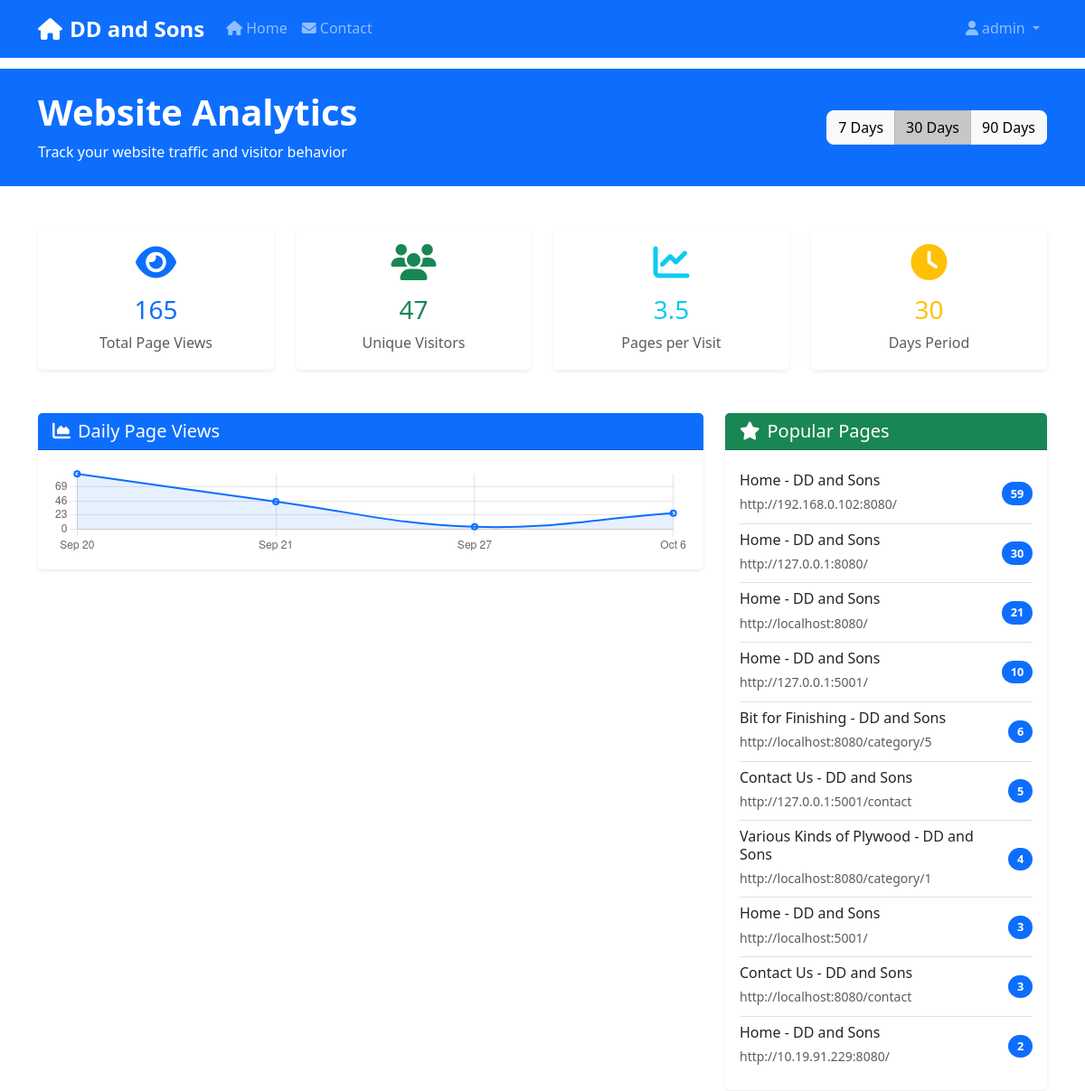
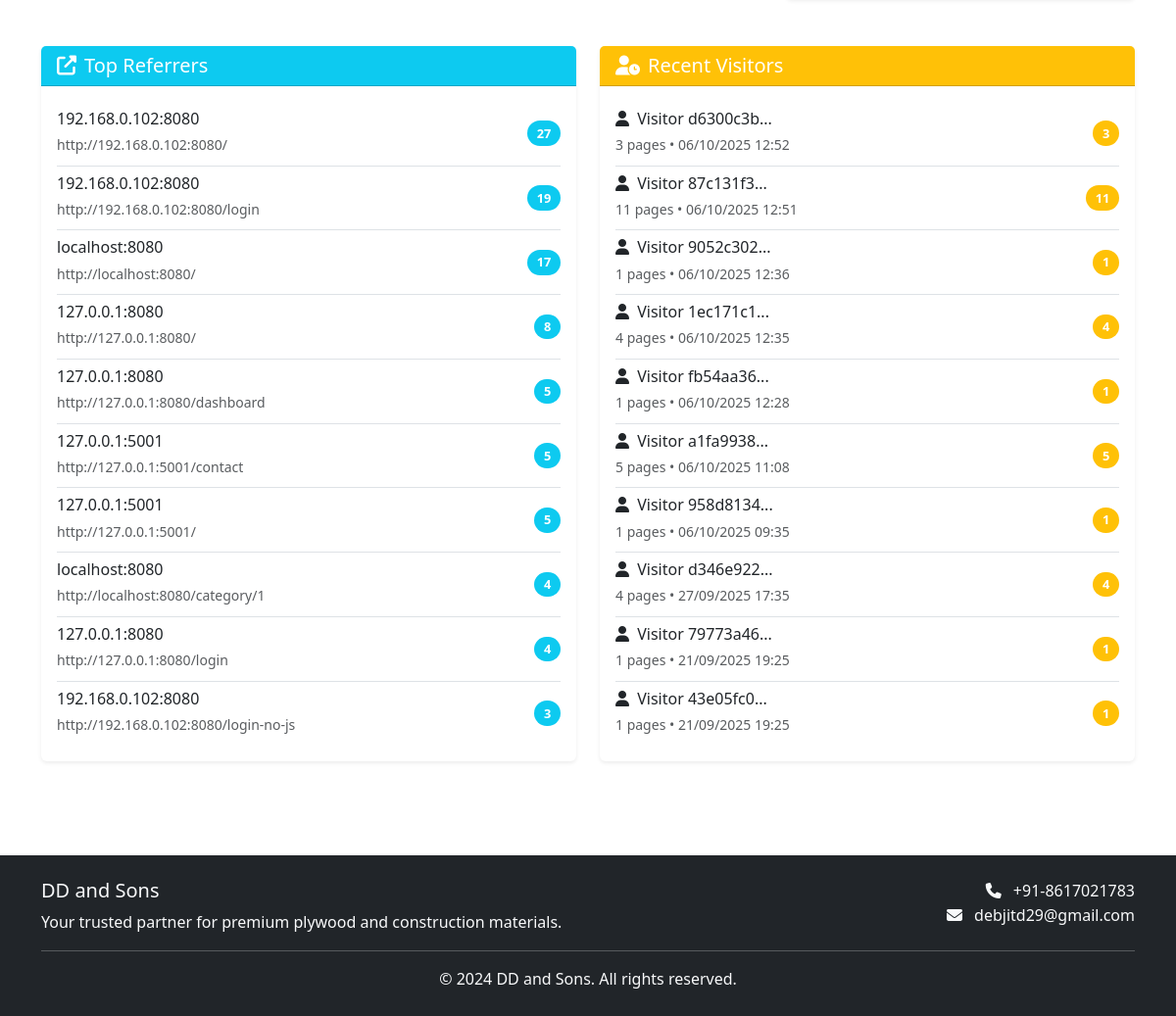
/admin/analytics (signed in), run on the app's committed database (2 pictures, top to bottom).
### app.py (models this page shows)
class PageView(db.Model):
    id = db.Column(db.Integer, primary_key=True)
    page_url = db.Column(db.String(500), nullable=False)
    page_title = db.Column(db.String(200))
    user_agent = db.Column(db.Text)
    ip_address = db.Column(db.String(45))
    referrer = db.Column(db.String(500))
    session_id = db.Column(db.String(100))
    created_at = db.Column(db.DateTime, default=datetime.utcnow)

class VisitorSession(db.Model):
    id = db.Column(db.Integer, primary_key=True)
    session_id = db.Column(db.String(100), unique=True, nullable=False)
    ip_address = db.Column(db.String(45))
    user_agent = db.Column(db.Text)
    first_visit = db.Column(db.DateTime, default=datetime.utcnow)
    last_visit = db.Column(db.DateTime, default=datetime.utcnow)
    page_views = db.Column(db.Integer, default=1)
    is_bot = db.Column(db.Boolean, default=False)
    country = db.Column(db.String(100))
    city = db.Column(db.String(100))

### app.py (the view)
@app.route('/admin/analytics')
@login_required
def analytics():
    days = request.args.get('days', 30, type=int)
    analytics_data = get_analytics_data(days)
    recent_visitors = VisitorSession.query.filter(
        VisitorSession.is_bot == False
    ).order_by(VisitorSession.last_visit.desc()).limit(20).all()
    return render_template('admin/analytics.html',
                         analytics=analytics_data,
                         recent_visitors=recent_visitors,
                         days=days)

### app.py (called while the page is built)
@app.before_request
def log_request_info():
    client_ip = get_client_ip()
    logger.info(f"Request: {request.method} {request.url} from IP: {client_ip}")

@app.after_request
def log_response_info(response):
    client_ip = get_client_ip()
    logger.info(f"Response: {response.status_code} for {request.method} {request.url} from IP: {client_ip}")
    return response

def get_client_ip():
    if request.headers.get('X-Forwarded-For'):
        return request.headers.get('X-Forwarded-For').split(',')[0].strip()
    elif request.headers.get('X-Real-IP'):
        return request.headers.get('X-Real-IP')
    else:
        return request.remote_addr

def login_required(f):
    from functools import wraps
    @wraps(f)
    def decorated_function(*args, **kwargs):
        if 'user_id' not in session:
            logger.warning(f"Unauthorized access attempt to {request.endpoint} from IP: {get_client_ip()}")
            flash('Please log in to access this page.', 'error')
            return redirect(url_for('login'))
        user = User.query.get(session['user_id'])
        if not user:
            logger.warning(f"Session user not found for user_id: {session['user_id']} from IP: {get_client_ip()}")
            session.clear()
            flash('Session expired. Please log in again.', 'error')
            return redirect(url_for('login'))
        return f(*args, **kwargs)
    return decorated_function

### templates/admin/analytics.html (shortened to what this page needs)
{% extends "base.html" %}
{% block content %}
<section class="py-4 bg-primary text-white">
    <div class="container">
        <div class="row align-items-center">
            <div class="col-lg-8">
                <h1 class="display-6 fw-bold mb-2">Website Analytics</h1>
                <p class="mb-0">Track your website traffic and visitor behavior</p>
            </div>
            <div class="col-lg-4 text-lg-end">
                <div class="btn-group" role="group">
                    <a href="{{ url_for('analytics', days=7) }}"
                       class="btn btn-light {{ 'active' if days == 7 else '' }}">7 Days</a>
                    <a href="{{ url_for('analytics', days=30) }}"
                       class="btn btn-light {{ 'active' if days == 30 else '' }}">30 Days</a>
                    <a href="{{ url_for('analytics', days=90) }}"
                       class="btn btn-light {{ 'active' if days == 90 else '' }}">90 Days</a>
                </div>
            </div>
        </div>
    </div>
</section>
<section class="py-5">
    <div class="container">
        <div class="row g-4 mb-5">
            <div class="col-md-3">
                <div class="card text-center border-0 shadow-sm">
                    <div class="card-body">
                        <i class="fas fa-eye text-primary display-6 mb-3"></i>
                        <h3 class="text-primary">{{ analytics.total_views or 0 }}</h3>
                        <p class="text-muted mb-0">Total Page Views</p>
                    </div>
                </div>
            </div>
            <div class="col-md-3">
                <div class="card text-center border-0 shadow-sm">
                    <div class="card-body">
                        <i class="fas fa-users text-success display-6 mb-3"></i>
                        <h3 class="text-success">{{ analytics.unique_visitors or 0 }}</h3>
                        <p class="text-muted mb-0">Unique Visitors</p>
                    </div>
                </div>
            </div>
            <div class="col-md-3">
                <div class="card text-center border-0 shadow-sm">
                    <div class="card-body">
                        <i class="fas fa-chart-line text-info display-6 mb-3"></i>
                        <h3 class="text-info">
                            {% if analytics.unique_visitors > 0 %}
                                {{ "%.1f"|format(analytics.total_views / analytics.unique_visitors) }}
                            {% else %}
                                0
                            {% endif %}
                        </h3>
                        <p class="text-muted mb-0">Pages per Visit</p>
                    </div>
                </div>
            </div>
            <div class="col-md-3">
                <div class="card text-center border-0 shadow-sm">
                    <div class="card-body">
                        <i class="fas fa-clock text-warning display-6 mb-3"></i>
                        <h3 class="text-warning">{{ days }}</h3>
                        <p class="text-muted mb-0">Days Period</p>
                    </div>
                </div>
            </div>
        </div>
        <div class="row g-4">
            <div class="col-lg-8">
                <div class="card border-0 shadow-sm">
                    <div class="card-header bg-primary text-white">
                        <h5 class="mb-0"><i class="fas fa-chart-area me-2"></i>Daily Page Views</h5>
                    </div>
                    <div class="card-body">
                        <canvas id="dailyViewsChart" height="100"></canvas>
                    </div>
                </div>
            </div>
            <div class="col-lg-4">
                <div class="card border-0 shadow-sm">
                    <div class="card-header bg-success text-white">
                        <h5 class="mb-0"><i class="fas fa-star me-2"></i>Popular Pages</h5>
                    </div>
                    <div class="card-body">
                        {% if analytics.popular_pages %}
                        <div class="list-group list-group-flush">
                            {% for page in analytics.popular_pages[:10] %}
                            <div class="list-group-item d-flex justify-content-between align-items-center px-0">
                                <div>
                                    <h6 class="mb-1">{{ page.title or page.url.split('/')[-1] or 'Home' }}</h6>
                                    <small class="text-muted">{{ page.url }}</small>
                                </div>
                                <span class="badge bg-primary rounded-pill">{{ page.views }}</span>
                            </div>
                            {% endfor %}
                        </div>
                        {% else %}
                        <p class="text-muted text-center">No page views recorded</p>
                        {% endif %}
                    </div>
                </div>
            </div>
        </div>
        <div class="row g-4 mt-4">
            <div class="col-lg-6">
                <div class="card border-0 shadow-sm">
                    <div class="card-header bg-info text-white">
                        <h5 class="mb-0"><i class="fas fa-external-link-alt me-2"></i>Top Referrers</h5>
                    </div>
                    <div class="card-body">
                        {% if analytics.referrers %}
                        <div class="list-group list-group-flush">
                            {% for referrer in analytics.referrers[:10] %}
                            <div class="list-group-item d-flex justify-content-between align-items-center px-0">
                                <div>
                                    <h6 class="mb-1">
                                        {% if referrer.referrer.startswith('http') %}
                                            {{ referrer.referrer.split('//')[1].split('/')[0] }}
                                        {% else %}
                                            {{ referrer.referrer }}
                                        {% endif %}
                                    </h6>
                                    <small class="text-muted">{{ referrer.referrer }}</small>
                                </div>
                                <span class="badge bg-info rounded-pill">{{ referrer.count }}</span>
                            </div>
                            {% endfor %}
                        </div>
                        {% else %}
                        <p class="text-muted text-center">No referrers recorded</p>
                        {% endif %}
                    </div>
                </div>
            </div>
            <div class="col-lg-6">
                <div class="card border-0 shadow-sm">
                    <div class="card-header bg-warning text-white">
                        <h5 class="mb-0"><i class="fas fa-user-clock me-2"></i>Recent Visitors</h5>
                    </div>
                    <div class="card-body">
                        {% if recent_visitors %}
                        <div class="list-group list-group-flush">
                            {% for visitor in recent_visitors[:10] %}
                            <div class="list-group-item d-flex justify-content-between align-items-center px-0">
                                <div>
                                    <h6 class="mb-1">
                                        <i class="fas fa-user me-1"></i>
                                        Visitor {{ visitor.session_id[:8] }}...
                                    </h6>
                                    <small class="text-muted">
                                        {{ visitor.page_views }} pages •
                                        {{ visitor.last_visit.strftime('%d/%m/%Y %H:%M') }}
                                    </small>
                                </div>
                                <span class="badge bg-warning rounded-pill">{{ visitor.page_views }}</span>
                            </div>
                            {% endfor %}
                        </div>
                        {% else %}
                        <p class="text-muted text-center">No recent visitors</p>
                        {% endif %}
                    </div>
                </div>
            </div>
        </div>
    </div>
</section>
{% endblock %}
{% block extra_js %}
<script>
document.addEventListener('DOMContentLoaded', function() {
    // Daily Views Chart
    const dailyViewsData = {{ analytics.daily_views | tojson }};
    const labels = dailyViewsData.map(item => {
        const date = new Date(item.date);
        return date.toLocaleDateString('en-US', { month: 'short', day: 'numeric' });
    });
    const views = dailyViewsData.map(item => item.views);
    const ctx = document.getElementById('dailyViewsChart').getContext('2d');
    new Chart(ctx, {
        type: 'line',
        data: {
            labels: labels,
            datasets: [{
                label: 'Page Views',
                data: views,
                borderColor: '#0d6efd',
                backgroundColor: 'rgba(13, 110, 253, 0.1)',
                borderWidth: 2,
                fill: true,
                tension: 0.4
            }]
        },
        options: {
            responsive: true,
            maintainAspectRatio: false,
            scales: {
                y: {
                    beginAtZero: true,
                    ticks: {
                        stepSize: 1
                    }
                }
            },
            plugins: {
                legend: {
                    display: false
                }
            }
        }
    });
    // Auto-refresh data every 5 minutes
    setInterval(function() {
        fetch('/api/analytics?days={{ days }}')
            .then(response => response.json())
            .then(data => {
                // Update the page with new data
                location.reload();
            })
            .catch(error => console.log('Error refreshing analytics:', error));
    }, 300000); // 5 minutes
});
</script>
{% endblock %}

### static/css/style.css (style rules this page uses)
body { font-family: 'Segoe UI', Tahoma, Geneva, Verdana, sans-serif; line-height: 1.6; }
.card { transition: transform 0.3s ease, box-shadow 0.3s ease; border: none; }
.btn { border-radius: 8px; font-weight: 500; transition: all 0.3s ease; }
.badge { font-size: 0.8rem; padding: 0.5em 0.75em; }
.card.text-center .display-6 { font-size: 2.5rem; font-weight: 700; }

### data on the page
PageView: page_title "Home - DD and Sons", url "http://192.168.0.102:8080/", views "59"
PageView: page_title "Home - DD and Sons", url "http://127.0.0.1:8080/", views "30"
PageView: page_title "Home - DD and Sons", url "http://127.0.0.1:5001/", views "10"
VisitorSession: session_id "d6300c3b", page_views "3", last_visit "06/10/2025 12:52"
VisitorSession: session_id "87c131f3", page_views "11", last_visit "06/10/2025 12:51"
VisitorSession: session_id "9052c302", page_views "1", last_visit "06/10/2025 12:36"
VisitorSession: session_id "1ec171c1", page_views "4", last_visit "06/10/2025 12:35"
VisitorSession: session_id "fb54aa36", page_views "1", last_visit "06/10/2025 12:28"
VisitorSession: session_id "a1fa9938", page_views "5", last_visit "06/10/2025 11:08"
VisitorSession: session_id "958d8134", page_views "1", last_visit "06/10/2025 09:35"
VisitorSession: session_id "d346e922", page_views "4", last_visit "27/09/2025 17:35"
VisitorSession: session_id "79773a46", page_views "1", last_visit "21/09/2025 19:25"
VisitorSession: session_id "43e05fc0", page_views "1", last_visit "21/09/2025 19:25"

### other printed values
{{ session.username }} "admin"
{{ analytics.total_views or 0 }} "165"
{{ analytics.unique_visitors or 0 }} "47"
{{ "%.1f"|format(analytics.total_views / analytics.unique_visitors) }} "3.5"
{{ days }} "30"
{{ page.title or page.url.split('/')[-1] or 'Home' }} "Home - DD and Sons" "Bit for Finishing - DD and Sons" "Contact Us - DD and Sons" "Various Kinds of Plywood - DD and Sons" "Home - DD and Sons" "Contact Us - DD and Sons" "Home - DD and Sons"
{{ page.url }} "http://localhost:8080/" "http://localhost:8080/category/5" "http://127.0.0.1:5001/contact" "http://localhost:8080/category/1" "http://localhost:5001/" "http://localhost:8080/contact" "http://10.19.91.229:8080/"
{{ page.views }} "21" "6" "5" "4" "3" "3" "2"
{{ referrer.referrer.split('//')[1].split('/')[0] }} "192.168.0.102:8080" "192.168.0.102:8080" "localhost:8080" "127.0.0.1:8080" "127.0.0.1:8080" "127.0.0.1:5001" "127.0.0.1:5001" "localhost:8080" "127.0.0.1:8080" "192.168.0.102:8080"
{{ referrer.referrer }} "http://192.168.0.102:8080/" "http://192.168.0.102:8080/login" "http://localhost:8080/" "http://127.0.0.1:8080/" "http://127.0.0.1:8080/dashboard" "http://127.0.0.1:5001/contact" "http://127.0.0.1:5001/" "http://localhost:8080/category/1" "http://127.0.0.1:8080/login" "http://192.168.0.102:8080/login-no-js"
{{ referrer.count }} "27" "19" "17" "8" "5" "5" "5" "4" "4" "3"
